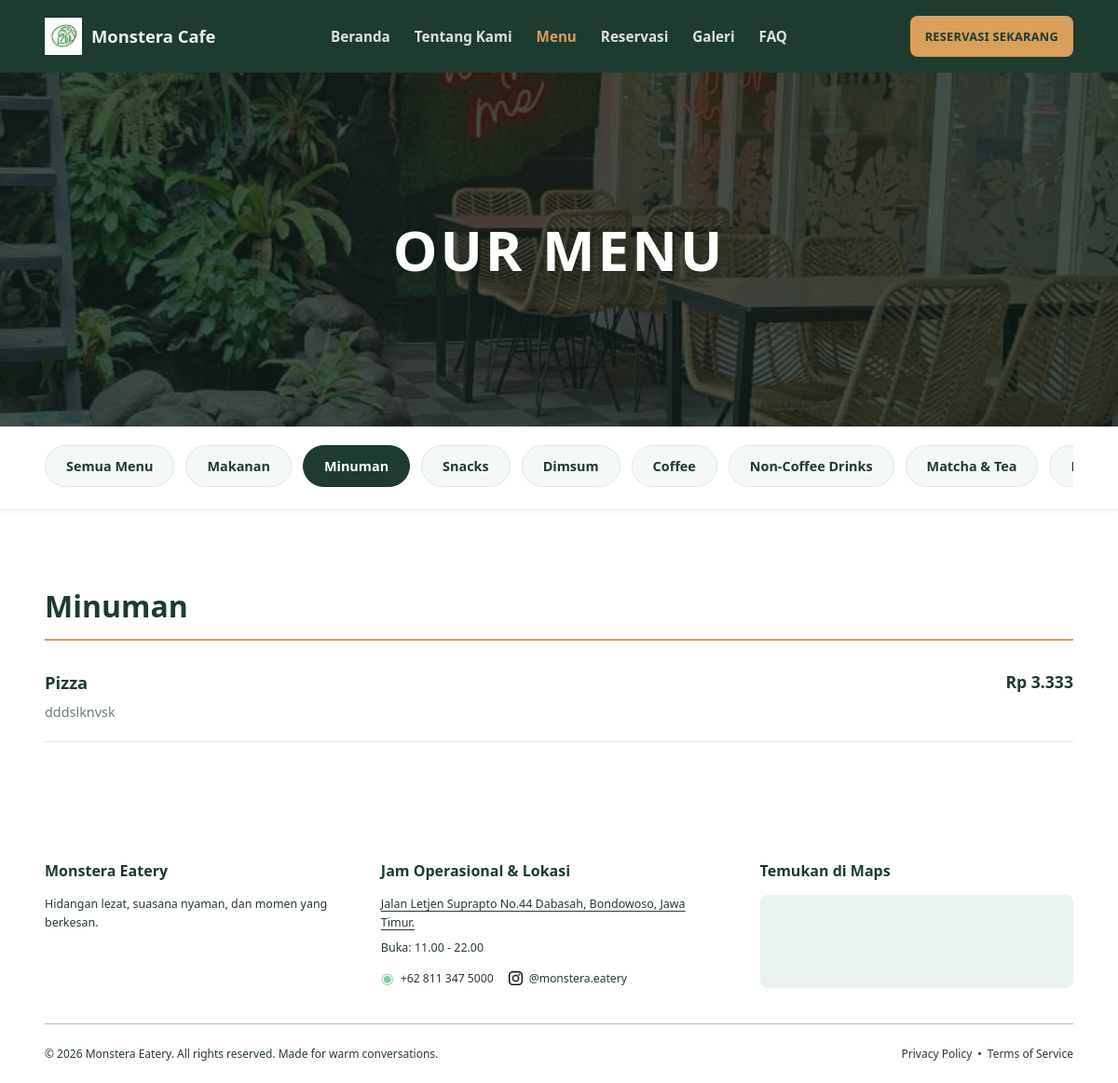
The app's page /menu.php?kategori=2 with its own data.
### tables this page shows
CREATE TABLE `kategori_menu` (
  `id_kategori` int NOT NULL,
  `parent_id` int DEFAULT NULL,
  `nama_kategori` varchar(50) NOT NULL,
  `gambar` varchar(255) DEFAULT NULL,
  `created_at` timestamp NULL DEFAULT CURRENT_TIMESTAMP
);

CREATE TABLE `menu` (
  `id_menu` int NOT NULL,
  `id_kategori` int NOT NULL,
  `nama_menu` varchar(100) NOT NULL,
  `deskripsi` text,
  `grup` varchar(100) DEFAULT NULL,
  `gambar` varchar(255) DEFAULT NULL,
  `harga` decimal(12,2) NOT NULL DEFAULT '0.00',
  `stok` int NOT NULL DEFAULT '0',
  `created_at` timestamp NULL DEFAULT CURRENT_TIMESTAMP,
  `updated_at` timestamp NULL DEFAULT CURRENT_TIMESTAMP ON UPDATE CURRENT_TIMESTAMP
);

### menu.php (the view, shortened to what this page needs)
<?php
require_once "config/database.php";
$query_kategori = mysqli_query($conn, "SELECT * FROM kategori_menu");
$id_kategori_aktif = isset($_GET['kategori']) ? intval($_GET['kategori']) : 0;
if ($id_kategori_aktif > 0) {
    $query_menu = mysqli_query($conn, "SELECT * FROM menu WHERE id_kategori = $id_kategori_aktif");
    $q_kat_aktif = mysqli_query($conn, "SELECT * FROM kategori_menu WHERE id_kategori = $id_kategori_aktif");
    $data_kat = mysqli_fetch_assoc($q_kat_aktif);
    $nama_kategori_aktif = $data_kat ? $data_kat['nama_kategori'] : "Menu";
} else {
    $query_menu = mysqli_query($conn, "SELECT * FROM menu");
}
?>
<!DOCTYPE html>
<html lang="id">
<head>
    <link rel="stylesheet" href="assets/style.css">
</head>
<body>
    <?php include "includes/navbar.php"; ?>
    <header class="menu-banner">
        <div class="menu-banner-overlay"></div>
        <img src="assets/reservasi.jpeg" alt="Our Menu Monstera" class="menu-banner-img">
        <div class="menu-banner-content">
            <h1>OUR MENU</h1>
        </div>
    </header>
    <div class="category-filter-bar">
        <div class="container filter-scroll">
            <a href="menu.php" class="filter-btn <?= ($id_kategori_aktif == 0) ? 'active' : ''; ?>">Semua Menu</a>
            <?php while ($kat = mysqli_fetch_assoc($query_kategori)): ?>
                <a href="menu.php?kategori=<?= $kat['id_kategori']; ?>"
                    class="filter-btn <?= ($id_kategori_aktif == $kat['id_kategori']) ? 'active' : ''; ?>">
                    <?= htmlspecialchars($kat['nama_kategori']); ?>
                </a>
            <?php endwhile; ?>
        </div>
    </div>
    <main class="menu-main-section">
        <div class="container">
            <?php if ($id_kategori_aktif == 0): ?>
                <div class="section-heading-menu">
                    <h2>Main Dishes & Special Selections</h2>
                    <div class="menu-divider"></div>
                </div>
                <div class="grid menu-grid-cards">
                    <?php
                    $query_list_menu = mysqli_query($conn, "SELECT kategori_menu.*, (SELECT gambar FROM menu WHERE menu.id_kategori = kategori_menu.id_kategori LIMIT 1) as gambar FROM kategori_menu");
                    while ($m = mysqli_fetch_assoc($query_list_menu)):
                    ?>
                        <article class="card menu-category-card">
                            <?php if (!empty($m['gambar'])): ?>
                                <img src="uploads/menu/<?= htmlspecialchars($m['gambar']); ?>" alt="<?= htmlspecialchars($m['nama_kategori']); ?>" class="menu-card-img">
                            <?php else: ?>
                                <div class="menu-card-img no-image" style="display:flex; align-items:center; justify-content:center; color:#6d7e77;">Tidak ada gambar</div>
                            <?php endif; ?>
                            <div class="menu-card-body">
                                <h3><?= htmlspecialchars($m['nama_kategori']); ?></h3>
                                <a href="menu.php?kategori=<?= $m['id_kategori']; ?>" class="link-selengkapnya">Lihat Selengkapnya &rsaquo;</a>
                            </div>
                        </article>
                    <?php endwhile; ?>
                </div>
            <?php else: ?>
                <div class="menu-sub-section">
                    <h2 class="sub-category-title"><?= htmlspecialchars($nama_kategori_aktif); ?></h2>
                    <div class="menu-divider"></div>
                    <div class="menu-list-vertical">
                        <?php if (mysqli_num_rows($query_menu) > 0): ?>
                            <?php while ($item = mysqli_fetch_assoc($query_menu)): ?>
                                <div class="menu-item-row">
                                    <div class="menu-item-info">
                                        <h4><?= htmlspecialchars($item['nama_menu']); ?></h4>
                                        <p><?= htmlspecialchars($item['deskripsi'] ?? ''); ?></p>
                                    </div>
                                    <div class="menu-item-price">
                                        <span>Rp <?= number_format($item['harga'], 0, ',', '.'); ?></span>
                                    </div>
                                </div>
                            <?php endwhile; ?>
                        <?php else: ?>
                            <p style="color: var(--muted); padding: 20px 0;">Belum ada menu tersedia untuk kategori ini.</p>
                        <?php endif; ?>
                    </div>
                </div>
            <?php endif; ?>
        </div>
    </main>
    <?php include "includes/footer.php"; ?>
</body>
</html>

### assets/style.css (style rules this page uses)
* { box-sizing: border-box; }
:root { --green-900: #2f5d50; --green-800: #3f6f61; --green-700: #527d6d; --green-500: #82a99a; --green-300: #b9d1c7; --green-100: #eaf3ef; --cream: #f8fbf9; --white: #ffffff; --text: #263a34; --muted: #6d7e77; --danger: #c65b5b; --warning: #c49345; --border: #dce8e2; --shadow: 0 10px 30px rgba(47, 93, 80, 0.08); --forest: #1d3b2f; --gold: #d99f5b; --sand: #f6f1e7; }
html { scroll-behavior: smooth; }
body { margin: 0; font-family: "Segoe UI", Arial, sans-serif; background: var(--cream); color: var(--text); line-height: 1.6; }
a { color: inherit; }
img { max-width: 100%; display: block; }
.container { width: min(1120px, 92%); margin: 0 auto; }
.menu-banner { position: relative; width: 100%; height: 380px; background: #1d3b2f; overflow: hidden; }
.menu-banner-img { width: 100%; height: 100%; object-fit: cover; display: block; opacity: 40%; }
.menu-banner-overlay { position: absolute; top: 0; left: 0; width: 100%; height: 100%; background: rgba(0, 0, 0, 0.4); z-index: 1; }
.menu-banner-content { position: absolute; top: 50%; left: 50%; transform: translate(-50%, -50%); z-index: 2; text-align: center; }
.menu-banner-content h1 { margin: 0; color: #ffffff; font-size: clamp(2.5rem, 5vw, 4rem); font-weight: 800; letter-spacing: 0.05em; }
.category-filter-bar { background: #ffffff; padding: 20px 0; border-bottom: 1px solid var(--border); box-shadow: 0 4px 10px rgba(0,0,0,0.03); position: sticky; top: 0; z-index: 100; }
.filter-scroll { display: flex; gap: 12px; overflow-x: auto; white-space: nowrap; padding-bottom: 4px; }
.filter-btn { background: #f4f8f6; color: #1d3b2f; padding: 10px 22px; border-radius: 30px; font-weight: 600; font-size: 0.9rem; text-decoration: none; border: 1px solid var(--border); transition: all 0.2s ease; }
.filter-btn:hover, .filter-btn.active { background: #1d3b2f; color: #ffffff; border-color: #1d3b2f; }
.menu-main-section { background: #ffffff; padding: 50px 0 80px; }
.menu-divider { width: 100%; height: 2px; background: #d99f5b; margin-bottom: 30px; }
.sub-category-title { color: #1d3b2f; font-size: 2rem; font-weight: 800; margin-bottom: 10px; }
.menu-list-vertical { display: flex; flex-direction: column; gap: 24px; }
.menu-item-row { display: flex; justify-content: space-between; align-items: flex-start; padding-bottom: 20px; border-bottom: 1px solid var(--border); gap: 20px; }
.menu-item-info h4 { margin: 0 0 6px 0; color: #1d3b2f; font-size: 1.15rem; font-weight: 700; }
.menu-item-info p { margin: 0; color: var(--muted); font-size: 0.9rem; }
.menu-item-price span { color: #1d3b2f; font-size: 1.1rem; font-weight: 800; white-space: nowrap; }

### records on screen
kategori_menu: nama_kategori "Makanan"
kategori_menu: nama_kategori "Minuman"
kategori_menu: nama_kategori "Snacks"
kategori_menu: nama_kategori "Dimsum"
kategori_menu: nama_kategori "Coffee"
kategori_menu: nama_kategori "Non-Coffee Drinks"
kategori_menu: nama_kategori "Matcha & Tea"
menu: nama_menu "Pizza", deskripsi "dddslknvsk", harga "3.333"

### other values on screen
$label "Beranda"
$label "Tentang Kami"
$label "Menu"
$label "Reservasi"
$label "Galeri"
$label "FAQ"
